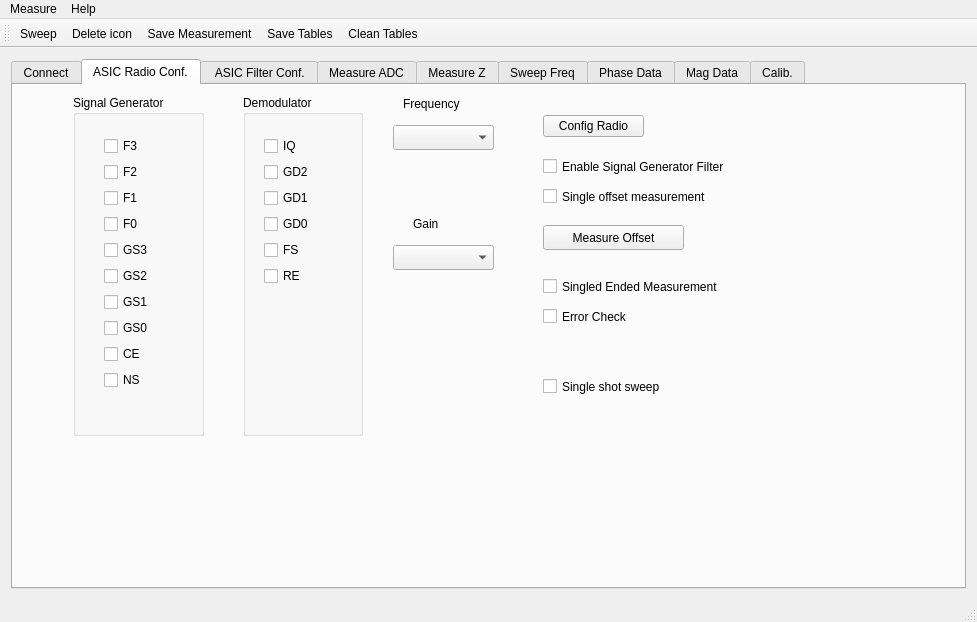
<?xml version="1.0" encoding="UTF-8"?>
<ui version="4.0">
 <class>MainWindow</class>
 <widget class="QMainWindow" name="MainWindow">
  <property name="geometry">
   <rect>
    <x>0</x>
    <y>0</y>
    <width>977</width>
    <height>622</height>
   </rect>
  </property>
  <property name="windowTitle">
   <string>NanoSense V1.0</string>
  </property>
  <widget class="QWidget" name="centralWidget">
   <layout class="QVBoxLayout" name="verticalLayout_8">
    <item>
     <widget class="QTabWidget" name="tabWidget">
      <property name="currentIndex">
       <number>1</number>
      </property>
      <widget class="QWidget" name="tab">
       <attribute name="title">
        <string>Connect</string>
       </attribute>
       <widget class="QPushButton" name="pushButtonRefreshPorts">
        <property name="geometry">
         <rect>
          <x>360</x>
          <y>20</y>
          <width>101</width>
          <height>22</height>
         </rect>
        </property>
        <property name="text">
         <string>Refresh Ports</string>
        </property>
       </widget>
       <widget class="QComboBox" name="comboBoxPorts">
        <property name="geometry">
         <rect>
          <x>240</x>
          <y>20</y>
          <width>111</width>
          <height>22</height>
         </rect>
        </property>
       </widget>
       <widget class="QLabel" name="label">
        <property name="geometry">
         <rect>
          <x>110</x>
          <y>20</y>
          <width>121</width>
          <height>20</height>
         </rect>
        </property>
        <property name="text">
         <string>Available Serial Ports:</string>
        </property>
       </widget>
       <widget class="QPushButton" name="pushButtonConnect">
        <property name="geometry">
         <rect>
          <x>470</x>
          <y>20</y>
          <width>80</width>
          <height>22</height>
         </rect>
        </property>
        <property name="text">
         <string>Connect</string>
        </property>
       </widget>
       <widget class="QPlainTextEdit" name="plainTextEditLog">
        <property name="geometry">
         <rect>
          <x>110</x>
          <y>100</y>
          <width>441</width>
          <height>231</height>
         </rect>
        </property>
       </widget>
       <widget class="QLabel" name="label_2">
        <property name="geometry">
         <rect>
          <x>110</x>
          <y>80</y>
          <width>59</width>
          <height>14</height>
         </rect>
        </property>
        <property name="text">
         <string>Log:</string>
        </property>
       </widget>
       <widget class="QPushButton" name="pushButtonTest">
        <property name="geometry">
         <rect>
          <x>470</x>
          <y>50</y>
          <width>91</width>
          <height>22</height>
         </rect>
        </property>
        <property name="text">
         <string>Test Comm.</string>
        </property>
       </widget>
      </widget>
      <widget class="QWidget" name="tab_2">
       <attribute name="title">
        <string>ASIC Radio Conf.</string>
       </attribute>
       <widget class="QGroupBox" name="groupBox">
        <property name="geometry">
         <rect>
          <x>60</x>
          <y>10</y>
          <width>131</width>
          <height>341</height>
         </rect>
        </property>
        <property name="title">
         <string>Signal Generator</string>
        </property>
        <widget class="QWidget" name="verticalLayoutWidget">
         <property name="geometry">
          <rect>
           <x>20</x>
           <y>30</y>
           <width>101</width>
           <height>304</height>
          </rect>
         </property>
         <layout class="QVBoxLayout" name="verticalLayout">
          <item>
           <widget class="QCheckBox" name="checkBoxF3">
            <property name="text">
             <string>F3</string>
            </property>
           </widget>
          </item>
          <item>
           <widget class="QCheckBox" name="checkBoxF2">
            <property name="text">
             <string>F2</string>
            </property>
           </widget>
          </item>
          <item>
           <widget class="QCheckBox" name="checkBoxF1">
            <property name="text">
             <string>F1</string>
            </property>
           </widget>
          </item>
          <item>
           <widget class="QCheckBox" name="checkBoxF0">
            <property name="text">
             <string>F0</string>
            </property>
           </widget>
          </item>
          <item>
           <widget class="QCheckBox" name="checkBoxGS3">
            <property name="text">
             <string>GS3</string>
            </property>
           </widget>
          </item>
          <item>
           <widget class="QCheckBox" name="checkBoxGS2">
            <property name="text">
             <string>GS2</string>
            </property>
           </widget>
          </item>
          <item>
           <widget class="QCheckBox" name="checkBoxGS1">
            <property name="text">
             <string>GS1</string>
            </property>
           </widget>
          </item>
          <item>
           <widget class="QCheckBox" name="checkBoxGS0">
            <property name="text">
             <string>GS0</string>
            </property>
           </widget>
          </item>
          <item>
           <widget class="QCheckBox" name="checkBoxCE">
            <property name="text">
             <string>CE</string>
            </property>
           </widget>
          </item>
          <item>
           <widget class="QCheckBox" name="checkBoxNS">
            <property name="text">
             <string>NS</string>
            </property>
           </widget>
          </item>
          <item>
           <spacer name="verticalSpacer_6">
            <property name="orientation">
             <enum>Qt::Vertical</enum>
            </property>
            <property name="sizeHint" stdset="0">
             <size>
              <width>86</width>
              <height>58</height>
             </size>
            </property>
           </spacer>
          </item>
         </layout>
        </widget>
        <widget class="QGroupBox" name="groupBox_2">
         <property name="geometry">
          <rect>
           <x>200</x>
           <y>0</y>
           <width>151</width>
           <height>351</height>
          </rect>
         </property>
         <property name="title">
          <string>Signal Generator</string>
         </property>
         <widget class="QWidget" name="verticalLayoutWidget_2">
          <property name="geometry">
           <rect>
            <x>20</x>
            <y>30</y>
            <width>111</width>
            <height>301</height>
           </rect>
          </property>
          <layout class="QVBoxLayout" name="verticalLayout_2">
           <item>
            <widget class="QCheckBox" name="checkBoxF3_2">
             <property name="text">
              <string>F3</string>
             </property>
            </widget>
           </item>
           <item>
            <widget class="QCheckBox" name="checkBoxF2_2">
             <property name="text">
              <string>F2</string>
             </property>
            </widget>
           </item>
           <item>
            <widget class="QCheckBox" name="checkBoxF1_2">
             <property name="text">
              <string>F1</string>
             </property>
            </widget>
           </item>
           <item>
            <widget class="QCheckBox" name="checkBoxF0_2">
             <property name="text">
              <string>F0</string>
             </property>
            </widget>
           </item>
           <item>
            <widget class="QCheckBox" name="checkBoxGS3_2">
             <property name="text">
              <string>GS3</string>
             </property>
            </widget>
           </item>
           <item>
            <widget class="QCheckBox" name="checkBoxGS2_2">
             <property name="text">
              <string>GS2</string>
             </property>
            </widget>
           </item>
           <item>
            <widget class="QCheckBox" name="checkBoxGS1_2">
             <property name="text">
              <string>GS1</string>
             </property>
            </widget>
           </item>
           <item>
            <widget class="QCheckBox" name="checkBoxGS0_2">
             <property name="text">
              <string>GS0</string>
             </property>
            </widget>
           </item>
           <item>
            <widget class="QCheckBox" name="checkBoxCE_2">
             <property name="text">
              <string>CE</string>
             </property>
            </widget>
           </item>
           <item>
            <widget class="QCheckBox" name="checkBoxNS_2">
             <property name="text">
              <string>NS</string>
             </property>
            </widget>
           </item>
          </layout>
         </widget>
        </widget>
       </widget>
       <widget class="QGroupBox" name="groupBox_3">
        <property name="geometry">
         <rect>
          <x>230</x>
          <y>10</y>
          <width>120</width>
          <height>341</height>
         </rect>
        </property>
        <property name="title">
         <string>Demodulator</string>
        </property>
        <widget class="QWidget" name="verticalLayoutWidget_3">
         <property name="geometry">
          <rect>
           <x>10</x>
           <y>30</y>
           <width>91</width>
           <height>301</height>
          </rect>
         </property>
         <layout class="QVBoxLayout" name="verticalLayout_3">
          <item>
           <widget class="QCheckBox" name="checkBoxIQ">
            <property name="text">
             <string>IQ</string>
            </property>
           </widget>
          </item>
          <item>
           <widget class="QCheckBox" name="checkBoxGD2">
            <property name="text">
             <string>GD2</string>
            </property>
           </widget>
          </item>
          <item>
           <widget class="QCheckBox" name="checkBoxGD1">
            <property name="text">
             <string>GD1</string>
            </property>
           </widget>
          </item>
          <item>
           <widget class="QCheckBox" name="checkBoxGD0">
            <property name="text">
             <string>GD0</string>
            </property>
           </widget>
          </item>
          <item>
           <widget class="QCheckBox" name="checkBoxFS">
            <property name="text">
             <string>FS</string>
            </property>
           </widget>
          </item>
          <item>
           <widget class="QCheckBox" name="checkBoxRE">
            <property name="text">
             <string>RE</string>
            </property>
           </widget>
          </item>
          <item>
           <spacer name="verticalSpacer">
            <property name="orientation">
             <enum>Qt::Vertical</enum>
            </property>
            <property name="sizeHint" stdset="0">
             <size>
              <width>86</width>
              <height>58</height>
             </size>
            </property>
           </spacer>
          </item>
         </layout>
        </widget>
       </widget>
       <widget class="QPushButton" name="pushButtonConfigure">
        <property name="geometry">
         <rect>
          <x>530</x>
          <y>30</y>
          <width>101</width>
          <height>22</height>
         </rect>
        </property>
        <property name="text">
         <string>Config Radio</string>
        </property>
       </widget>
       <widget class="QComboBox" name="comboBoxFreqs">
        <property name="geometry">
         <rect>
          <x>380</x>
          <y>40</y>
          <width>101</width>
          <height>25</height>
         </rect>
        </property>
       </widget>
       <widget class="QLabel" name="label_11">
        <property name="geometry">
         <rect>
          <x>390</x>
          <y>10</y>
          <width>81</width>
          <height>17</height>
         </rect>
        </property>
        <property name="text">
         <string>Frequency</string>
        </property>
       </widget>
       <widget class="QComboBox" name="comboBoxGain">
        <property name="geometry">
         <rect>
          <x>380</x>
          <y>160</y>
          <width>101</width>
          <height>25</height>
         </rect>
        </property>
       </widget>
       <widget class="QLabel" name="label_12">
        <property name="geometry">
         <rect>
          <x>400</x>
          <y>130</y>
          <width>67</width>
          <height>17</height>
         </rect>
        </property>
        <property name="text">
         <string>Gain</string>
        </property>
       </widget>
       <widget class="QCheckBox" name="checkBoxFilterEnable">
        <property name="geometry">
         <rect>
          <x>530</x>
          <y>70</y>
          <width>231</width>
          <height>23</height>
         </rect>
        </property>
        <property name="text">
         <string>Enable Signal Generator Filter</string>
        </property>
       </widget>
       <widget class="QCheckBox" name="checkBoxSingleOffsetMeas">
        <property name="geometry">
         <rect>
          <x>530</x>
          <y>100</y>
          <width>231</width>
          <height>23</height>
         </rect>
        </property>
        <property name="text">
         <string>Single offset measurement</string>
        </property>
       </widget>
       <widget class="QPushButton" name="pushButtonMeasureOffset">
        <property name="geometry">
         <rect>
          <x>530</x>
          <y>140</y>
          <width>141</width>
          <height>25</height>
         </rect>
        </property>
        <property name="text">
         <string>Measure Offset</string>
        </property>
       </widget>
       <widget class="QCheckBox" name="checkBoxSingleEnded">
        <property name="geometry">
         <rect>
          <x>530</x>
          <y>190</y>
          <width>231</width>
          <height>23</height>
         </rect>
        </property>
        <property name="text">
         <string>Singled Ended Measurement</string>
        </property>
       </widget>
       <widget class="QCheckBox" name="checkBoxErrorCheck">
        <property name="geometry">
         <rect>
          <x>530</x>
          <y>220</y>
          <width>111</width>
          <height>23</height>
         </rect>
        </property>
        <property name="text">
         <string>Error Check</string>
        </property>
       </widget>
       <widget class="QCheckBox" name="checkBoxSingleShot">
        <property name="geometry">
         <rect>
          <x>530</x>
          <y>290</y>
          <width>161</width>
          <height>23</height>
         </rect>
        </property>
        <property name="text">
         <string>Single shot sweep</string>
        </property>
       </widget>
      </widget>
      <widget class="QWidget" name="tab_4">
       <attribute name="title">
        <string> ASIC Filter Conf.</string>
       </attribute>
       <widget class="QGroupBox" name="groupBox_4">
        <property name="geometry">
         <rect>
          <x>70</x>
          <y>10</y>
          <width>401</width>
          <height>321</height>
         </rect>
        </property>
        <property name="title">
         <string>Filter Settings</string>
        </property>
        <widget class="QWidget" name="verticalLayoutWidget_4">
         <property name="geometry">
          <rect>
           <x>140</x>
           <y>30</y>
           <width>121</width>
           <height>281</height>
          </rect>
         </property>
         <layout class="QVBoxLayout" name="verticalLayout_4">
          <item>
           <widget class="QCheckBox" name="checkBoxEnMF">
            <property name="text">
             <string>EnMF</string>
            </property>
           </widget>
          </item>
          <item>
           <widget class="QCheckBox" name="checkBoxEnHF">
            <property name="text">
             <string>EnHF</string>
            </property>
           </widget>
          </item>
          <item>
           <widget class="QCheckBox" name="checkBoxDN1">
            <property name="text">
             <string>DN1</string>
            </property>
           </widget>
          </item>
          <item>
           <widget class="QCheckBox" name="checkBoxDN0">
            <property name="text">
             <string>DN0</string>
            </property>
           </widget>
          </item>
          <item>
           <widget class="QCheckBox" name="checkBoxDP2">
            <property name="text">
             <string>DP2</string>
            </property>
           </widget>
          </item>
          <item>
           <widget class="QCheckBox" name="checkBoxDP1">
            <property name="text">
             <string>DP1</string>
            </property>
           </widget>
          </item>
          <item>
           <widget class="QCheckBox" name="checkBoxDP0">
            <property name="text">
             <string>DP0</string>
            </property>
           </widget>
          </item>
          <item>
           <widget class="QCheckBox" name="checkBoxEnRdeg">
            <property name="text">
             <string>EnRdeg</string>
            </property>
           </widget>
          </item>
          <item>
           <spacer name="verticalSpacer_4">
            <property name="orientation">
             <enum>Qt::Vertical</enum>
            </property>
            <property name="sizeHint" stdset="0">
             <size>
              <width>20</width>
              <height>40</height>
             </size>
            </property>
           </spacer>
          </item>
         </layout>
        </widget>
        <widget class="QWidget" name="verticalLayoutWidget_5">
         <property name="geometry">
          <rect>
           <x>270</x>
           <y>30</y>
           <width>121</width>
           <height>281</height>
          </rect>
         </property>
         <layout class="QVBoxLayout" name="verticalLayout_5">
          <item>
           <widget class="QCheckBox" name="checkBoxEnRdegHF1">
            <property name="text">
             <string>EnRdegHF1</string>
            </property>
           </widget>
          </item>
          <item>
           <widget class="QCheckBox" name="checkBoxEnRdegHF0">
            <property name="text">
             <string>EnRdegHF0</string>
            </property>
           </widget>
          </item>
          <item>
           <widget class="QCheckBox" name="checkBoxCcompSel1">
            <property name="text">
             <string>CcompSel1</string>
            </property>
           </widget>
          </item>
          <item>
           <widget class="QCheckBox" name="checkBoxCcompSel0">
            <property name="text">
             <string>CcompSel0</string>
            </property>
           </widget>
          </item>
          <item>
           <widget class="QCheckBox" name="checkBoxCapSel3">
            <property name="text">
             <string>CapSel3</string>
            </property>
           </widget>
          </item>
          <item>
           <widget class="QCheckBox" name="checkBoxCapSel2">
            <property name="text">
             <string>CapSel2</string>
            </property>
           </widget>
          </item>
          <item>
           <widget class="QCheckBox" name="checkBoxCapSel1">
            <property name="text">
             <string>CapSel1</string>
            </property>
           </widget>
          </item>
          <item>
           <widget class="QCheckBox" name="checkBoxCapSel0">
            <property name="text">
             <string>CapSel0</string>
            </property>
           </widget>
          </item>
          <item>
           <spacer name="verticalSpacer_5">
            <property name="orientation">
             <enum>Qt::Vertical</enum>
            </property>
            <property name="sizeHint" stdset="0">
             <size>
              <width>20</width>
              <height>40</height>
             </size>
            </property>
           </spacer>
          </item>
         </layout>
        </widget>
        <widget class="QWidget" name="verticalLayoutWidget_6">
         <property name="geometry">
          <rect>
           <x>10</x>
           <y>30</y>
           <width>121</width>
           <height>281</height>
          </rect>
         </property>
         <layout class="QVBoxLayout" name="verticalLayout_6">
          <item>
           <widget class="QCheckBox" name="checkBoxEnLF">
            <property name="text">
             <string>EnLF</string>
            </property>
           </widget>
          </item>
          <item>
           <spacer name="verticalSpacer_3">
            <property name="orientation">
             <enum>Qt::Vertical</enum>
            </property>
            <property name="sizeHint" stdset="0">
             <size>
              <width>20</width>
              <height>40</height>
             </size>
            </property>
           </spacer>
          </item>
         </layout>
        </widget>
       </widget>
       <widget class="QPushButton" name="pushButtonConfigAll">
        <property name="geometry">
         <rect>
          <x>480</x>
          <y>30</y>
          <width>89</width>
          <height>25</height>
         </rect>
        </property>
        <property name="text">
         <string>Config ASIC</string>
        </property>
       </widget>
      </widget>
      <widget class="QWidget" name="tab_3">
       <attribute name="title">
        <string>Measure ADC</string>
       </attribute>
       <widget class="QGroupBox" name="groupBox_5">
        <property name="geometry">
         <rect>
          <x>40</x>
          <y>30</y>
          <width>171</width>
          <height>181</height>
         </rect>
        </property>
        <property name="title">
         <string>Test ADC</string>
        </property>
        <widget class="QWidget" name="verticalLayoutWidget_7">
         <property name="geometry">
          <rect>
           <x>10</x>
           <y>79</y>
           <width>151</width>
           <height>91</height>
          </rect>
         </property>
         <layout class="QVBoxLayout" name="verticalLayout_7">
          <item>
           <widget class="QLabel" name="label_CH2">
            <property name="text">
             <string>CH2 (VP):</string>
            </property>
           </widget>
          </item>
          <item>
           <widget class="QLabel" name="label_CH3">
            <property name="text">
             <string>CH4 (VN):</string>
            </property>
           </widget>
          </item>
          <item>
           <widget class="QLabel" name="label_CH5">
            <property name="text">
             <string>CH5 (VSE):</string>
            </property>
           </widget>
          </item>
         </layout>
        </widget>
        <widget class="QPushButton" name="pushButtonTestADC">
         <property name="geometry">
          <rect>
           <x>20</x>
           <y>40</y>
           <width>111</width>
           <height>25</height>
          </rect>
         </property>
         <property name="text">
          <string>Measure ADC</string>
         </property>
        </widget>
       </widget>
       <widget class="QPushButton" name="pushButtonAllTest">
        <property name="geometry">
         <rect>
          <x>80</x>
          <y>230</y>
          <width>89</width>
          <height>25</height>
         </rect>
        </property>
        <property name="text">
         <string>Test </string>
        </property>
       </widget>
       <widget class="QGroupBox" name="groupBox_6">
        <property name="geometry">
         <rect>
          <x>230</x>
          <y>30</y>
          <width>141</width>
          <height>181</height>
         </rect>
        </property>
        <property name="title">
         <string>Offset</string>
        </property>
        <widget class="QPushButton" name="pushButtonSaveOffset">
         <property name="geometry">
          <rect>
           <x>30</x>
           <y>40</y>
           <width>89</width>
           <height>25</height>
          </rect>
         </property>
         <property name="text">
          <string>Save Offset</string>
         </property>
        </widget>
        <widget class="QLineEdit" name="lineEditOffsetDiff">
         <property name="geometry">
          <rect>
           <x>40</x>
           <y>80</y>
           <width>81</width>
           <height>25</height>
          </rect>
         </property>
        </widget>
        <widget class="QLineEdit" name="lineEditOffsetSE">
         <property name="geometry">
          <rect>
           <x>40</x>
           <y>140</y>
           <width>81</width>
           <height>25</height>
          </rect>
         </property>
        </widget>
       </widget>
       <widget class="QGroupBox" name="groupBox_7">
        <property name="geometry">
         <rect>
          <x>390</x>
          <y>30</y>
          <width>151</width>
          <height>181</height>
         </rect>
        </property>
        <property name="title">
         <string>I</string>
        </property>
        <widget class="QLineEdit" name="lineEditIDiff">
         <property name="geometry">
          <rect>
           <x>40</x>
           <y>80</y>
           <width>81</width>
           <height>25</height>
          </rect>
         </property>
        </widget>
        <widget class="QLineEdit" name="lineEditISE">
         <property name="geometry">
          <rect>
           <x>40</x>
           <y>140</y>
           <width>81</width>
           <height>25</height>
          </rect>
         </property>
        </widget>
        <widget class="QPushButton" name="pushButtonSaveI">
         <property name="geometry">
          <rect>
           <x>30</x>
           <y>40</y>
           <width>89</width>
           <height>25</height>
          </rect>
         </property>
         <property name="text">
          <string>Save I</string>
         </property>
        </widget>
       </widget>
       <widget class="QGroupBox" name="groupBox_8">
        <property name="geometry">
         <rect>
          <x>550</x>
          <y>30</y>
          <width>141</width>
          <height>181</height>
         </rect>
        </property>
        <property name="title">
         <string>Q</string>
        </property>
        <widget class="QPushButton" name="pushButtonSaveQ">
         <property name="geometry">
          <rect>
           <x>30</x>
           <y>40</y>
           <width>89</width>
           <height>25</height>
          </rect>
         </property>
         <property name="text">
          <string>Save Q</string>
         </property>
        </widget>
        <widget class="QLineEdit" name="lineEditQDiff">
         <property name="geometry">
          <rect>
           <x>40</x>
           <y>80</y>
           <width>81</width>
           <height>25</height>
          </rect>
         </property>
        </widget>
        <widget class="QLineEdit" name="lineEditQSE">
         <property name="geometry">
          <rect>
           <x>40</x>
           <y>140</y>
           <width>81</width>
           <height>25</height>
          </rect>
         </property>
        </widget>
       </widget>
       <widget class="QLineEdit" name="lineEditMag">
        <property name="geometry">
         <rect>
          <x>420</x>
          <y>240</y>
          <width>71</width>
          <height>25</height>
         </rect>
        </property>
       </widget>
       <widget class="QLabel" name="label_3">
        <property name="geometry">
         <rect>
          <x>330</x>
          <y>240</y>
          <width>81</width>
          <height>17</height>
         </rect>
        </property>
        <property name="text">
         <string>Magnitude</string>
        </property>
       </widget>
       <widget class="QLabel" name="label_4">
        <property name="geometry">
         <rect>
          <x>340</x>
          <y>280</y>
          <width>67</width>
          <height>17</height>
         </rect>
        </property>
        <property name="text">
         <string>Phase</string>
        </property>
       </widget>
       <widget class="QLineEdit" name="lineEditPhase">
        <property name="geometry">
         <rect>
          <x>420</x>
          <y>280</y>
          <width>71</width>
          <height>25</height>
         </rect>
        </property>
       </widget>
       <widget class="QPushButton" name="pushButtonCalcZ">
        <property name="geometry">
         <rect>
          <x>230</x>
          <y>240</y>
          <width>89</width>
          <height>25</height>
         </rect>
        </property>
        <property name="text">
         <string>Calculate Z</string>
        </property>
       </widget>
      </widget>
      <widget class="QWidget" name="tab_5">
       <attribute name="title">
        <string>Measure Z</string>
       </attribute>
       <widget class="QPushButton" name="pushButtonMeasureZ">
        <property name="geometry">
         <rect>
          <x>100</x>
          <y>30</y>
          <width>89</width>
          <height>25</height>
         </rect>
        </property>
        <property name="text">
         <string>Measure Z</string>
        </property>
       </widget>
       <widget class="QLineEdit" name="lineEditMeasuredMag">
        <property name="geometry">
         <rect>
          <x>100</x>
          <y>70</y>
          <width>113</width>
          <height>25</height>
         </rect>
        </property>
       </widget>
       <widget class="QLineEdit" name="lineEditMeasuredPhase">
        <property name="geometry">
         <rect>
          <x>100</x>
          <y>110</y>
          <width>113</width>
          <height>25</height>
         </rect>
        </property>
       </widget>
       <widget class="QLabel" name="label_5">
        <property name="geometry">
         <rect>
          <x>10</x>
          <y>70</y>
          <width>81</width>
          <height>17</height>
         </rect>
        </property>
        <property name="text">
         <string>Magnitude</string>
        </property>
       </widget>
       <widget class="QLabel" name="label_6">
        <property name="geometry">
         <rect>
          <x>40</x>
          <y>110</y>
          <width>51</width>
          <height>17</height>
         </rect>
        </property>
        <property name="text">
         <string>Phase</string>
        </property>
       </widget>
      </widget>
      <widget class="QWidget" name="tab_6">
       <attribute name="title">
        <string>Sweep Freq</string>
       </attribute>
       <layout class="QVBoxLayout" name="verticalLayout_9">
        <item>
         <layout class="QHBoxLayout" name="horizontalLayout">
          <item>
           <widget class="QPushButton" name="pushButtonSweep">
            <property name="text">
             <string>Sweep Freq</string>
            </property>
           </widget>
          </item>
          <item>
           <widget class="QCheckBox" name="checkBoxAppend">
            <property name="text">
             <string>Append</string>
            </property>
           </widget>
          </item>
          <item>
           <widget class="QCheckBox" name="checkBoxLightTheme">
            <property name="text">
             <string>LightTheme</string>
            </property>
           </widget>
          </item>
          <item>
           <widget class="QCheckBox" name="checkBoxSemilog">
            <property name="text">
             <string>Semilog Plot</string>
            </property>
           </widget>
          </item>
          <item>
           <widget class="QLabel" name="label_7">
            <property name="text">
             <string>Min Y</string>
            </property>
           </widget>
          </item>
          <item>
           <widget class="QLineEdit" name="lineEditMinY"/>
          </item>
          <item>
           <widget class="QLabel" name="label_8">
            <property name="text">
             <string>Max Y</string>
            </property>
           </widget>
          </item>
          <item>
           <widget class="QLineEdit" name="lineEditMaxY"/>
          </item>
          <item>
           <widget class="QLabel" name="label_9">
            <property name="text">
             <string>Min Y Log</string>
            </property>
           </widget>
          </item>
          <item>
           <widget class="QLineEdit" name="lineEditMinYLog"/>
          </item>
          <item>
           <widget class="QLabel" name="label_10">
            <property name="text">
             <string>Num Dec</string>
            </property>
           </widget>
          </item>
          <item>
           <widget class="QLineEdit" name="lineEditNumDec"/>
          </item>
         </layout>
        </item>
        <item>
         <widget class="CPlotCustomWidget" name="widgetMagnitude" native="true"/>
        </item>
        <item>
         <widget class="CPlotCustomWidget" name="widgetPhase" native="true"/>
        </item>
       </layout>
      </widget>
      <widget class="QWidget" name="tab_8">
       <attribute name="title">
        <string>Phase Data</string>
       </attribute>
       <widget class="QTableView" name="tableViewPhase">
        <property name="geometry">
         <rect>
          <x>20</x>
          <y>30</y>
          <width>861</width>
          <height>331</height>
         </rect>
        </property>
       </widget>
       <widget class="QTableView" name="tableViewAveragePhase">
        <property name="geometry">
         <rect>
          <x>20</x>
          <y>400</y>
          <width>861</width>
          <height>81</height>
         </rect>
        </property>
       </widget>
       <widget class="QLabel" name="label_13">
        <property name="geometry">
         <rect>
          <x>310</x>
          <y>370</y>
          <width>241</width>
          <height>20</height>
         </rect>
        </property>
        <property name="text">
         <string>Number of rows used for statistics</string>
        </property>
       </widget>
       <widget class="QLineEdit" name="lineEditStatisticSamples">
        <property name="geometry">
         <rect>
          <x>550</x>
          <y>370</y>
          <width>41</width>
          <height>25</height>
         </rect>
        </property>
       </widget>
       <widget class="QPushButton" name="pushButtonClearTables">
        <property name="geometry">
         <rect>
          <x>30</x>
          <y>370</y>
          <width>101</width>
          <height>25</height>
         </rect>
        </property>
        <property name="text">
         <string>Clear Tables</string>
        </property>
       </widget>
      </widget>
      <widget class="QWidget" name="tab_7">
       <attribute name="title">
        <string>Mag Data</string>
       </attribute>
       <widget class="QTableView" name="tableViewMag">
        <property name="geometry">
         <rect>
          <x>9</x>
          <y>9</y>
          <width>881</width>
          <height>351</height>
         </rect>
        </property>
       </widget>
       <widget class="QTableView" name="tableViewAverageMag">
        <property name="geometry">
         <rect>
          <x>10</x>
          <y>390</y>
          <width>881</width>
          <height>91</height>
         </rect>
        </property>
       </widget>
       <widget class="QCheckBox" name="checkBoxRMSasPercentage">
        <property name="geometry">
         <rect>
          <x>360</x>
          <y>360</y>
          <width>92</width>
          <height>23</height>
         </rect>
        </property>
        <property name="text">
         <string>RMS as %</string>
        </property>
       </widget>
      </widget>
      <widget class="QWidget" name="tab_9">
       <attribute name="title">
        <string>Calib.</string>
       </attribute>
       <widget class="QTableView" name="tableViewCalibration">
        <property name="geometry">
         <rect>
          <x>30</x>
          <y>80</y>
          <width>841</width>
          <height>91</height>
         </rect>
        </property>
       </widget>
       <widget class="QPushButton" name="pushButtonUpdateCalibration">
        <property name="geometry">
         <rect>
          <x>30</x>
          <y>40</y>
          <width>141</width>
          <height>25</height>
         </rect>
        </property>
        <property name="text">
         <string>Update Calibration</string>
        </property>
       </widget>
       <widget class="QCheckBox" name="checkBoxCalibratePhase">
        <property name="geometry">
         <rect>
          <x>440</x>
          <y>40</y>
          <width>171</width>
          <height>23</height>
         </rect>
        </property>
        <property name="text">
         <string>Enable Calibration</string>
        </property>
       </widget>
       <widget class="QLineEdit" name="lineEditCalRes">
        <property name="geometry">
         <rect>
          <x>340</x>
          <y>40</y>
          <width>71</width>
          <height>25</height>
         </rect>
        </property>
       </widget>
       <widget class="QLabel" name="label_14">
        <property name="geometry">
         <rect>
          <x>240</x>
          <y>40</y>
          <width>101</width>
          <height>17</height>
         </rect>
        </property>
        <property name="text">
         <string>Calibration R</string>
        </property>
       </widget>
       <widget class="QPushButton" name="pushButtonSaveCal">
        <property name="geometry">
         <rect>
          <x>30</x>
          <y>190</y>
          <width>131</width>
          <height>25</height>
         </rect>
        </property>
        <property name="text">
         <string>Save Calibration</string>
        </property>
       </widget>
       <widget class="QPushButton" name="pushButtonLoadCal">
        <property name="geometry">
         <rect>
          <x>190</x>
          <y>190</y>
          <width>131</width>
          <height>25</height>
         </rect>
        </property>
        <property name="text">
         <string>Load Calibration</string>
        </property>
       </widget>
      </widget>
     </widget>
    </item>
   </layout>
  </widget>
  <widget class="QMenuBar" name="menuBar">
   <property name="geometry">
    <rect>
     <x>0</x>
     <y>0</y>
     <width>977</width>
     <height>22</height>
    </rect>
   </property>
   <widget class="QMenu" name="menuMeasure">
    <property name="title">
     <string>Measure</string>
    </property>
    <addaction name="actionSweep"/>
    <addaction name="actionSave_Measurement"/>
   </widget>
   <widget class="QMenu" name="menuHelp">
    <property name="title">
     <string>Help</string>
    </property>
    <addaction name="actionAbout"/>
   </widget>
   <addaction name="menuMeasure"/>
   <addaction name="menuHelp"/>
  </widget>
  <widget class="QToolBar" name="mainToolBar">
   <attribute name="toolBarArea">
    <enum>TopToolBarArea</enum>
   </attribute>
   <attribute name="toolBarBreak">
    <bool>false</bool>
   </attribute>
   <addaction name="actionSweep"/>
   <addaction name="actionDelete_icon"/>
   <addaction name="actionSave_Measurement"/>
   <addaction name="actionSave_Tables"/>
   <addaction name="actionClean_Tables"/>
  </widget>
  <widget class="QStatusBar" name="statusBar"/>
  <action name="actionSweep">
   <property name="icon">
    <iconset>
     <normalon>:/images/Button-Play-icon.png</normalon>
    </iconset>
   </property>
   <property name="text">
    <string>Sweep</string>
   </property>
   <property name="shortcut">
    <string>M</string>
   </property>
  </action>
  <action name="actionSave_Measurement">
   <property name="icon">
    <iconset>
     <normaloff>images/Save-icon.png</normaloff>
     <normalon>:/images/Save-icon.png</normalon>images/Save-icon.png</iconset>
   </property>
   <property name="text">
    <string>Save Measurement</string>
   </property>
  </action>
  <action name="actionAbout">
   <property name="text">
    <string>About</string>
   </property>
  </action>
  <action name="actionClean_Tables">
   <property name="icon">
    <iconset>
     <normalon>:/images/Clean-icon.png</normalon>
    </iconset>
   </property>
   <property name="text">
    <string>Clean Tables</string>
   </property>
   <property name="shortcut">
    <string>E</string>
   </property>
  </action>
  <action name="actionSave_Tables">
   <property name="icon">
    <iconset>
     <normalon>:/images/Save-table-icon.png</normalon>
    </iconset>
   </property>
   <property name="text">
    <string>Save Tables</string>
   </property>
   <property name="shortcut">
    <string>Ctrl+S</string>
   </property>
  </action>
  <action name="actionDelete_icon">
   <property name="icon">
    <iconset>
     <normalon>:/images/Delete-icon.png</normalon>
    </iconset>
   </property>
   <property name="text">
    <string>Delete icon</string>
   </property>
   <property name="shortcut">
    <string>Del</string>
   </property>
  </action>
 </widget>
 <layoutdefault spacing="6" margin="11"/>
 <customwidgets>
  <customwidget>
   <class>CPlotCustomWidget</class>
   <extends>QWidget</extends>
   <header>cplotcustomwidget.h</header>
   <container>1</container>
  </customwidget>
 </customwidgets>
 <resources/>
 <connections/>
</ui>
